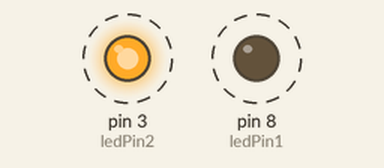
This sketch was run on a simulated Arduino Uno, built with avr-gcc and run on an emulated ATmega328P. Parts: output pins drawn as LEDs (lit = HIGH). Dashed ring = blinking.

Above: at 0.5 s.
Timing chart, 0 to 4.6 s (numbered marks = the images above):
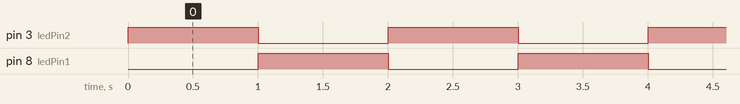

The sketch:

Blink.ino
```cpp
// (licence header left out)
// pin map from David A. Mellis
int ledPin1 = 8; // PB2 = D8 (LED low active)
int ledPin2 = 3; // PA3 = D3 (LED high active)
// pin map from Spence Konde
//int ledPin1 = 2; // PB2 = D2 (LED low active)
//int ledPin2 = 7; // PA3 = D7 (LED high active)

// the setup function runs once when you press reset or power the board
void setup()
{
  // initialize digital pins as outputs and set to LOW
  pinMode(ledPin1, OUTPUT);
  digitalWrite(ledPin1, LOW);
  pinMode(ledPin2, OUTPUT);
  digitalWrite(ledPin2, LOW);
}

// the loop function runs over and over again forever
void loop()
{
  // turn the LEDs on
  digitalWrite(ledPin1, LOW); // low active
  digitalWrite(ledPin2, HIGH); // high active

  // wait for a second
  delay(1000);

  // turn the LEDs off
  digitalWrite(ledPin1, HIGH); // low active
  digitalWrite(ledPin2, LOW); // high active

  // wait for a second
  delay(1000);
}
```

Measured:
- by itself, pin 3 (ledPin2), pin 8 (ledPin1): alternates HIGH for 1.0 s and LOW for 1.0 s
